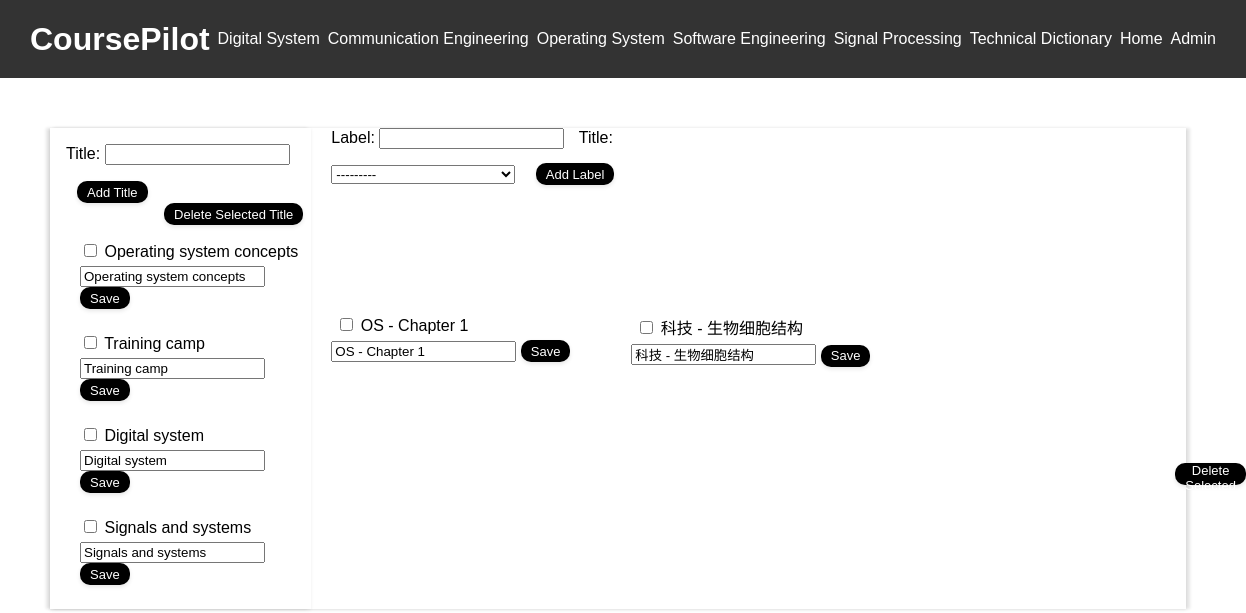
/EDPage/technical_terms/, run on the app's committed database.
### courses/models.py (models this page shows, shortened)
class OSTitle(models.Model):
    id = models.AutoField(primary_key=True)
    OSTitle = models.CharField(max_length=200, null=True)
    def __str__(self):
        return self.OSTitle

class OSLabel(models.Model):
    id = models.AutoField(primary_key=True)
    OSLabel = models.CharField(max_length=200, null=True)
    OSTitle = models.ForeignKey(OSTitle, related_name='OS_labels', on_delete=models.CASCADE)

### courses/views.py (the view)
# urls.py: path('EDPage/technical_terms/', views.technical_terms, name='technical_terms'),
def technical_terms(request):
    error_message = None
    if request.method == 'POST':
        if 'delete_titles' in request.POST:
            titles_to_delete = request.POST.getlist('titles_to_delete')
            if titles_to_delete:
                OSTitle.objects.filter(id__in=titles_to_delete).delete()
            return redirect('courses:technical_terms')
        if 'delete_labels' in request.POST:
            labels_to_delete = request.POST.getlist('labels_to_delete')
            if labels_to_delete:
                OSLabel.objects.filter(id__in=labels_to_delete).delete()
            return redirect('courses:technical_terms')
        if 'title_form' in request.POST:
            title_form = OSTitleForm(request.POST)
            if title_form.is_valid():
                title_form.save()
                return redirect('courses:technical_terms')
            label_form = OSLabelForm()
        elif 'label_form' in request.POST:
            label_form = OSLabelForm(request.POST)
            if label_form.is_valid():
                new_label = label_form.cleaned_data['OSLabel']
                if OSLabel.objects.filter(OSLabel=new_label).exists():
                    error_message = f"The label '{new_label}' already exists."
                else:
                    label_form.save()
                    return redirect('courses:technical_terms')
            title_form = OSTitleForm()
        elif 'edit_title' in request.POST:
            title_id = request.POST.get('title_id')
            new_title = request.POST.get('new_title')
            OSTitle.objects.filter(id=title_id).update(OSTitle=new_title)
            return redirect('courses:technical_terms')
        elif 'edit_label' in request.POST:
            label_id = request.POST.get('label_id')
            new_label = request.POST.get('new_label')
            if OSLabel.objects.filter(OSLabel=new_label).exists():
                error_message = f"The label '{new_label}' already exists."
            else:
                OSLabel.objects.filter(id=label_id).update(OSLabel=new_label)
            return redirect('courses:technical_terms')
    else:
        title_form = OSTitleForm()
        label_form = OSLabelForm()
    latest_Title_list = OSTitle.objects.all()
    latest_Label_list = OSLabel.objects.all()
    context = {
        "latest_Title_list": latest_Title_list,
        "latest_Label_list": latest_Label_list,
        "title_form": title_form,
        "label_form": label_form,
        "error_message": error_message
    }
    return render(request, 'courses/detailedCourse/technical_terms.html', context)

### courses/forms.py
class OSTitleForm(forms.ModelForm):
    class Meta:
        model = OSTitle
        fields = ['OSTitle']
        labels = {
            'OSTitle': 'Title',
        }

class OSLabelForm(forms.ModelForm):
    class Meta:
        model = OSLabel
        fields = ['OSLabel', 'OSTitle']
        labels = {
            'OSLabel': 'Label',
            'OSTitle': 'Title'
        }

### courses/templates/courses/detailedCourse/technical_terms.html (shortened to what this page needs)
{% extends "courses/base.html" %}
{% block content %}
<div class="table-container">
    <div class="left-column">
        <form method="post" action="{% url 'courses:technical_terms' %}" style="margin-left: 16px;">
            <span style="display: inline-block;">{{ title_form.as_p }}</span>
            <button type="submit" style="margin-left: 11px;">Add Title</button>
        </form>
        <form method="post" action="{% url 'courses:technical_terms' %}">
            <div style="text-align: right; margin-bottom: 4px; margin-right: 8px;">
                <button type="submit" name="delete_titles">Delete Selected Title</button>
            </div>
            <ul>
                {% for title in latest_Title_list %}
                <li data-title="{{ title.OSTitle }}">
                    <label>
                        <input type="checkbox" name="titles_to_delete" value="{{ title.id }}">
                        <span id="title-text-{{ title.id }}">{{ title.OSTitle }}</span>
                        <div style="padding-top: 5px;">
                            <form method="post" action="{% url 'courses:technical_terms' %}" id="edit-title-form-{{ title.id }}">
                                <input type="text" name="new_title" value="{{ title.OSTitle }}">
                                <button type="submit">Save</button>
                            </form>
                        </div>
                    </label>
                </li>
                {% endfor %}
            </ul>
        </form>
    </div>
    <div class="right-column">
        <form method="post" action="{% url 'courses:technical_terms' %}" style="margin-left: 20px; margin-right: 400px;">
            <label for="id_label" style="display: inline-block;">Label:</label>
            {{ label_form.OSLabel }}
            <label for="id_title" style="display: inline-block; margin-left: 10px;">Title:</label>
            {{ label_form.OSTitle }}
            <button type="submit" style="display: inline-block; margin-left: 16px; margin-top: 14px;">Add Label</button>
        </form>
        <form method="post" action="{% url 'courses:technical_terms' %}">
            <div class="label-group">
                {% for label in latest_Label_list %}
                    <div style="padding: 20px; width: 260px; height: 50px;">
                        <span class="label-item" data-foreign-key="{{ label.OSTitle }}" style="margin-left: 5px;">
                            <input type="checkbox" name="labels_to_delete" value="{{ label.id }}">
                            <a href="{% url 'courses:OScustom_page' %}?OSLabel={{ label.OSLabel }}" style="text-decoration: none; color: black;">{{ label.OSLabel }}</a>
                            <div style="padding-top: 5px;">
                                <form method="post" action="{% url 'courses:technical_terms' %}" id="edit-label-form-{{ label.id }}">
                                    <input type="text" name="new_label" value="{{ label.OSLabel }}">
                                    <button type="submit">Save</button>
                                </form>
                            </div>
                        </span>
                    </div>
                {% endfor %}
                <div style="padding-left: 864px; padding-top: 78px;">
                    <button type="submit" name="delete_labels">Delete Selected Label</button>
                </div>
            </div>
        </form>
    </div>
</div>
{% endblock %}

### courses/templates/courses/base.html (style rules this page uses)
body { font-family: Arial, sans-serif; margin: 0; padding: 0; }

### courses/templates/courses/detailedCourse/technical_terms.html (style rules this page uses)
.table-container { display: flex; box-shadow: 4px 0px 3px rgba(0, 0, 0, 0.1), 0 1px 3px rgba(0, 0, 0, 0.08); width: 95%; }
.left-column { width: 23%; box-shadow: -4px 0px 3px rgba(0, 0, 0, 0.1), 0 1px 3px rgba(0, 0, 0, 0.08); }
.right-column { width: 77%; display: flex; flex-wrap: wrap; }
.label-group { display: flex; flex-wrap: wrap; align-content: flex-start; margin-top: 10px; }
ul { list-style-type: none; padding-top: -2px; margin-left: -10px; }
ul li { margin-bottom: 24px; }
button { background-color: #000; color: #fff; border: none; padding: 0px 10px; text-align: center; display: inline-block; height: 22px; font-size: 13px; cursor: pointer; border-radius: 10px; box-shadow: 0 2px 4px rgba(0, 0, 0, 0.1); transition: background-color 0.3s, color 0.3s, transform 0.3s; }

### data on the page
OSTitle: OSTitle "Operating system concepts", new_title "Operating system concepts", OSTitle "---------"
OSTitle: OSTitle "Training camp", new_title "Training camp"
OSTitle: OSTitle "Digital system", new_title "Digital system"
OSTitle: OSTitle "Signals and systems", new_title "Signals and systems"
OSLabel: OSLabel "OS - Chapter 1", new_label "OS - Chapter 1"
OSLabel: OSLabel "科技 - 生物细胞结构", new_label "科技 - 生物细胞结构"
